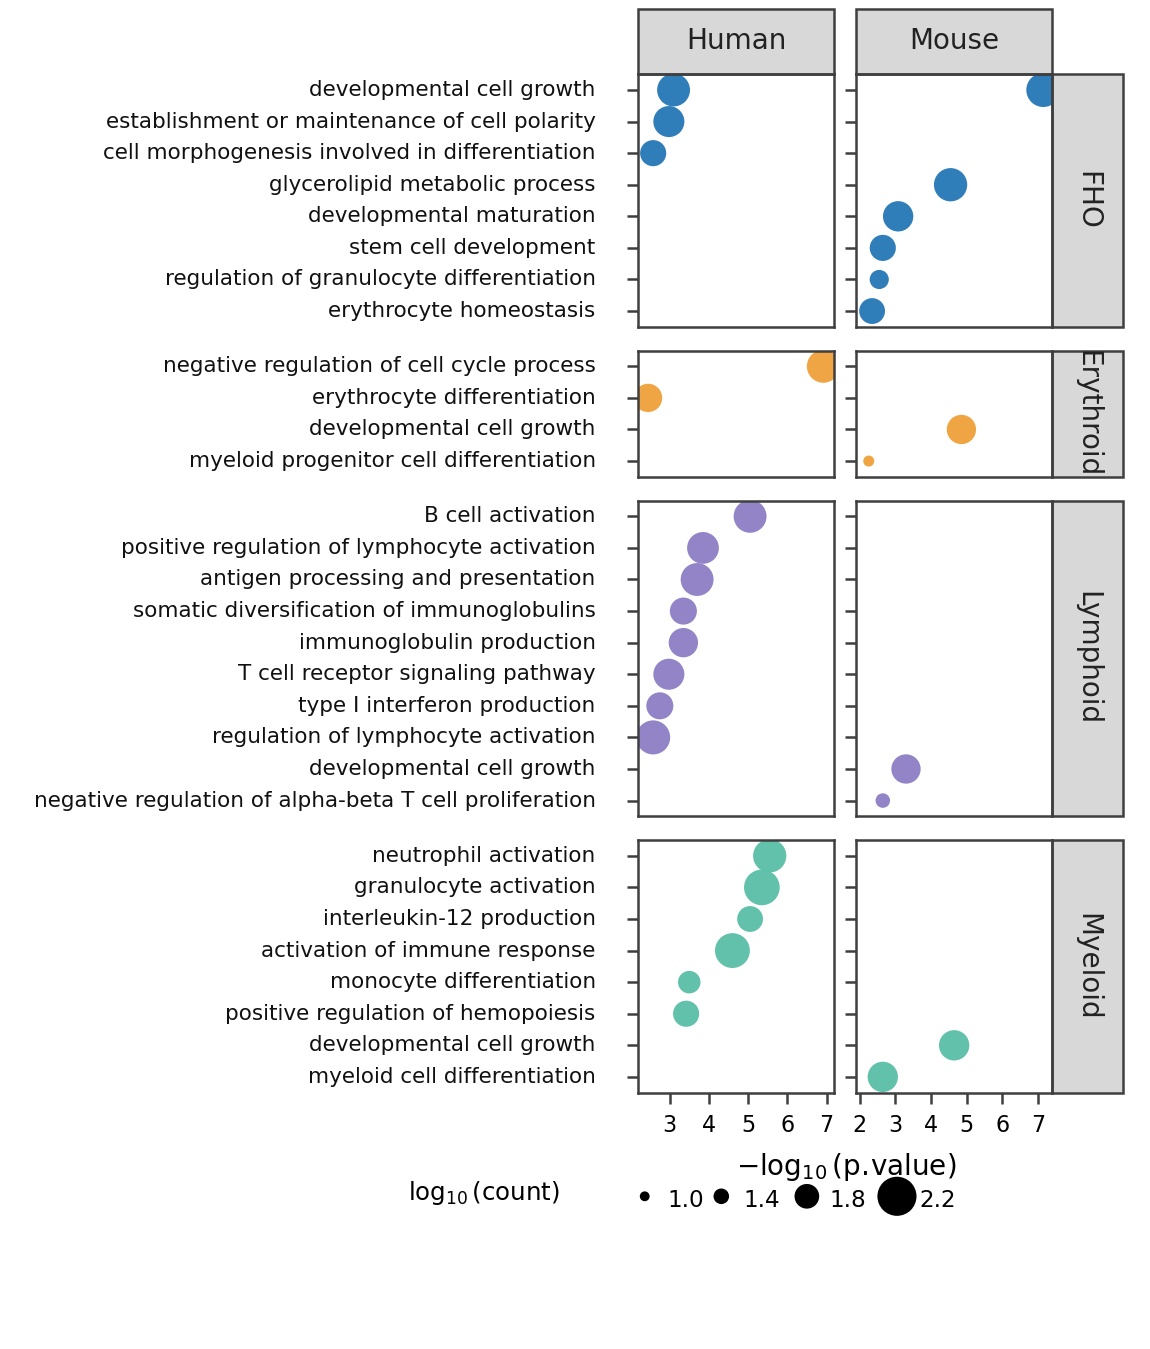

The script that saved this image:
import math
from pathlib import Path

import matplotlib

matplotlib.use("Agg")

import matplotlib.pyplot as plt
from matplotlib import gridspec, patches


PANEL_DIR = Path(__file__).resolve().parent
PNG_PATH = PANEL_DIR / "reproduce_panel.png"
PDF_PATH = PANEL_DIR / "reproduce_panel.pdf"

DPI = 200
FIG_W = 1150 / DPI
FIG_H = 1349 / DPI

COLORS = {
    "FHO": "#2b7bb9",
    "Erythroid": "#f0a341",
    "Lymphoid": "#9082c5",
    "Myeloid": "#5fc0a8",
}

GROUPS = [
    {
        "name": "FHO",
        "labels": [
            "developmental cell growth",
            "establishment or maintenance of cell polarity",
            "cell morphogenesis involved in differentiation",
            "glycerolipid metabolic process",
            "developmental maturation",
            "stem cell development",
            "regulation of granulocyte differentiation",
            "erythrocyte homeostasis",
        ],
        "human_xlim": (2.4, 7.4),
        "mouse_xlim": (1.9, 7.4),
        "human_points": [
            (0, 3.30, 2.05),
            (1, 3.18, 2.00),
            (2, 2.78, 1.85),
        ],
        "mouse_points": [
            (0, 7.15, 2.08),
            (3, 4.55, 2.06),
            (4, 3.08, 1.98),
            (5, 2.65, 1.85),
            (6, 2.55, 1.58),
            (7, 2.35, 1.84),
        ],
    },
    {
        "name": "Erythroid",
        "labels": [
            "negative regulation of cell cycle process",
            "erythrocyte differentiation",
            "developmental cell growth",
            "myeloid progenitor cell differentiation",
        ],
        "human_xlim": (2.8, 7.2),
        "mouse_xlim": (1.8, 7.2),
        "human_points": [
            (0, 6.95, 2.05),
            (1, 3.02, 1.92),
        ],
        "mouse_points": [
            (2, 4.70, 1.95),
            (3, 2.15, 1.10),
        ],
    },
    {
        "name": "Lymphoid",
        "labels": [
            "B cell activation",
            "positive regulation of lymphocyte activation",
            "antigen processing and presentation",
            "somatic diversification of immunoglobulins",
            "immunoglobulin production",
            "T cell receptor signaling pathway",
            "type I interferon production",
            "regulation of lymphocyte activation",
            "developmental cell growth",
            "negative regulation of alpha-beta T cell proliferation",
        ],
        "human_xlim": (2.4, 7.4),
        "mouse_xlim": (1.9, 7.4),
        "human_points": [
            (0, 5.25, 2.05),
            (1, 4.05, 2.02),
            (2, 3.90, 2.05),
            (3, 3.55, 1.88),
            (4, 3.55, 1.95),
            (5, 3.18, 2.00),
            (6, 2.95, 1.88),
            (7, 2.78, 2.08),
        ],
        "mouse_points": [
            (8, 3.30, 1.95),
            (9, 2.65, 1.34),
        ],
    },
    {
        "name": "Myeloid",
        "labels": [
            "neutrophil activation",
            "granulocyte activation",
            "interleukin-12 production",
            "activation of immune response",
            "monocyte differentiation",
            "positive regulation of hemopoiesis",
            "developmental cell growth",
            "myeloid cell differentiation",
        ],
        "human_xlim": (2.2, 7.2),
        "mouse_xlim": (1.9, 7.4),
        "human_points": [
            (0, 5.55, 2.06),
            (1, 5.35, 2.12),
            (2, 5.05, 1.84),
            (3, 4.60, 2.10),
            (4, 3.50, 1.72),
            (5, 3.42, 1.85),
        ],
        "mouse_points": [
            (6, 4.65, 1.98),
            (7, 2.65, 1.98),
        ],
    },
]


def count_to_area(value: float) -> float:
    return 12.5 * (10 ** (value - 1.0))


def style_axis(ax, xlim: tuple[float, float], labels: list[str], show_xticks: bool) -> None:
    ypos = list(range(len(labels)))
    ax.set_ylim(len(labels) - 0.5, -0.5)
    ax.set_xlim(*xlim)
    ax.set_facecolor("white")
    for spine in ax.spines.values():
        spine.set_linewidth(0.9)
        spine.set_color("#3f3f3f")
    ax.tick_params(axis="both", which="both", direction="out", width=0.9, length=4, color="#3f3f3f")
    ax.tick_params(axis="y", pad=2)
    if show_xticks:
        start = math.ceil(xlim[0])
        stop = math.floor(xlim[1])
        ticks = list(range(start, stop + 1))
        ax.set_xticks(ticks)
        ax.set_xticklabels([str(tick) for tick in ticks], fontsize=8)
    else:
        ax.set_xticks([])
    ax.set_yticks(ypos)
    ax.set_yticklabels([])


def add_top_strip(ax, label: str) -> None:
    rect = patches.Rectangle(
        (0.0, 1.0),
        1.0,
        0.26,
        transform=ax.transAxes,
        facecolor="#d8d8d8",
        edgecolor="#3f3f3f",
        linewidth=0.9,
        clip_on=False,
    )
    ax.add_patch(rect)
    ax.text(0.5, 1.13, label, transform=ax.transAxes, ha="center", va="center", fontsize=10.0, color="#222222")


def add_right_strip(ax, label: str) -> None:
    rect = patches.Rectangle(
        (1.0, 0.0),
        0.36,
        1.0,
        transform=ax.transAxes,
        facecolor="#d8d8d8",
        edgecolor="#3f3f3f",
        linewidth=0.9,
        clip_on=False,
    )
    ax.add_patch(rect)
    ax.text(1.18, 0.5, label, rotation=-90, transform=ax.transAxes, ha="center", va="center", fontsize=10.0, color="#222222")


def plot_points(ax, points: list[tuple[int, float, float]], color: str) -> None:
    if not points:
        return
    ax.scatter(
        [item[1] for item in points],
        [item[0] for item in points],
        s=[count_to_area(item[2]) for item in points],
        c=color,
        edgecolors="none",
        alpha=0.98,
    )


def draw_legend(fig: plt.Figure) -> None:
    ax = fig.add_axes([0.355, 0.082, 0.47, 0.06])
    ax.set_axis_off()
    ax.set_xlim(0, 12.0)
    ax.set_ylim(0, 1)
    ax.text(0.0, 0.56, r"$\log_{10}(\mathrm{count})$", fontsize=8.8, ha="left", va="center")
    values = [1.0, 1.4, 1.8, 2.2]
    x_positions = [5.25, 6.95, 8.85, 10.85]
    for xpos, value in zip(x_positions, values):
        ax.scatter([xpos], [0.52], s=count_to_area(value), c="black", edgecolors="none")
        ax.text(xpos + 0.50, 0.47, f"{value:.1f}", fontsize=8.3, ha="left", va="center")


def build_figure() -> plt.Figure:
    plt.rcParams.update(
        {
            "font.family": "DejaVu Sans",
            "axes.linewidth": 0.9,
            "xtick.major.width": 0.9,
            "ytick.major.width": 0.9,
            "font.size": 8.4,
        }
    )
    fig = plt.figure(figsize=(FIG_W, FIG_H), dpi=DPI, facecolor="white")
    gs = gridspec.GridSpec(
        nrows=4,
        ncols=2,
        figure=fig,
        left=0.555,
        right=0.915,
        top=0.945,
        bottom=0.19,
        hspace=0.10,
        wspace=0.11,
        height_ratios=[8, 4, 10, 8],
    )

    label_x = 0.518
    for row_idx, group in enumerate(GROUPS):
        ax_left = fig.add_subplot(gs[row_idx, 0])
        ax_right = fig.add_subplot(gs[row_idx, 1], sharey=ax_left)
        style_axis(ax_left, group["human_xlim"], group["labels"], row_idx == len(GROUPS) - 1)
        style_axis(ax_right, group["mouse_xlim"], group["labels"], row_idx == len(GROUPS) - 1)
        plot_points(ax_left, group["human_points"], COLORS[group["name"]])
        plot_points(ax_right, group["mouse_points"], COLORS[group["name"]])
        if row_idx == 0:
            add_top_strip(ax_left, "Human")
            add_top_strip(ax_right, "Mouse")
        add_right_strip(ax_right, group["name"])

        pos = ax_left.get_position()
        n_labels = len(group["labels"])
        for label_idx, label in enumerate(group["labels"]):
            frac_y = 1.0 - (label_idx + 0.5) / n_labels
            fig.text(label_x, pos.y0 + pos.height * frac_y, label, ha="right", va="center", fontsize=7.75, color="#111111")

    fig.text(0.736, 0.135, r"$-\log_{10}(\mathrm{p.\!value})$", ha="center", va="center", fontsize=10.0)
    draw_legend(fig)
    return fig


def main() -> int:
    fig = build_figure()
    fig.savefig(PNG_PATH, dpi=DPI)
    fig.savefig(PDF_PATH, dpi=DPI)
    plt.close(fig)
    return 0


if __name__ == "__main__":
    raise SystemExit(main())
